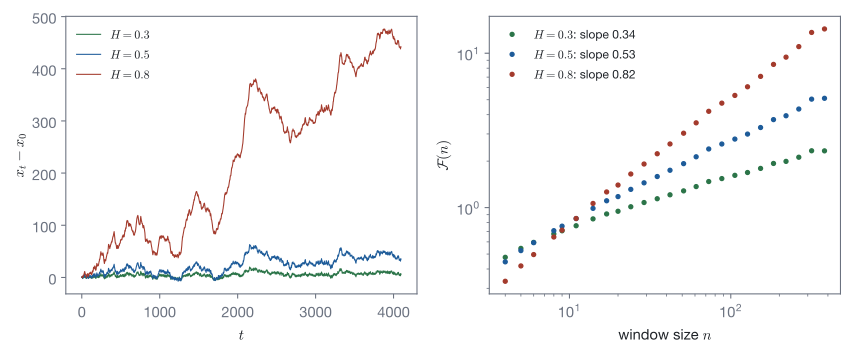

Source code (Python):
"""Fractional Brownian motion for three Hurst exponents and the detrended fluctuations of its increments (Jensen Fig. 10.7)."""
import os
import sys

sys.path.insert(0, os.path.join(os.path.dirname(os.path.abspath(__file__)), "..", "..", "..", "_filters"))
from figstyle import *  # noqa: E402,F403

import numpy as np  # noqa: E402
from skcomplex.core.analysis import scaling  # noqa: E402
from skcomplex.core.engine.runtime import simulate  # noqa: E402
from skcomplex.systems.physics.soft_matter import FractionalBrownianMotionSystem  # noqa: E402

fig, (left, right) = plt.subplots(1, 2, figsize=(9, 3.8))
for H, colour in zip((0.3, 0.5, 0.8), (EXAMPLE, ACCENT, STATEMENT)):
    path = np.asarray(simulate(FractionalBrownianMotionSystem(1, H=H, D=0.5, n_dim=1), until=4096, dt=1.0,
                               random_state=3).get_values("walkers.x"))[:, 0, 0]
    left.plot(path - path[0], color=colour, lw=0.8, label=rf"$H = {H}$")
    result = scaling(np.diff(path), kind="detrended-fluctuation")
    right.loglog(result.scales, result.fluctuations[0], "o", ms=3, color=colour, label=rf"$H = {H}$: slope {result.exponent[0]:.2f}")
left.set_xlabel(r"$t$")
left.set_ylabel(r"$x_t - x_0$")
left.legend(frameon=False, fontsize=9)
right.set_xlabel(r"window size $n$")
right.set_ylabel(r"$\mathcal{F}(n)$")
right.legend(frameon=False, fontsize=9)
fig.tight_layout()
save_figure(fig, "hurst_dfa")
